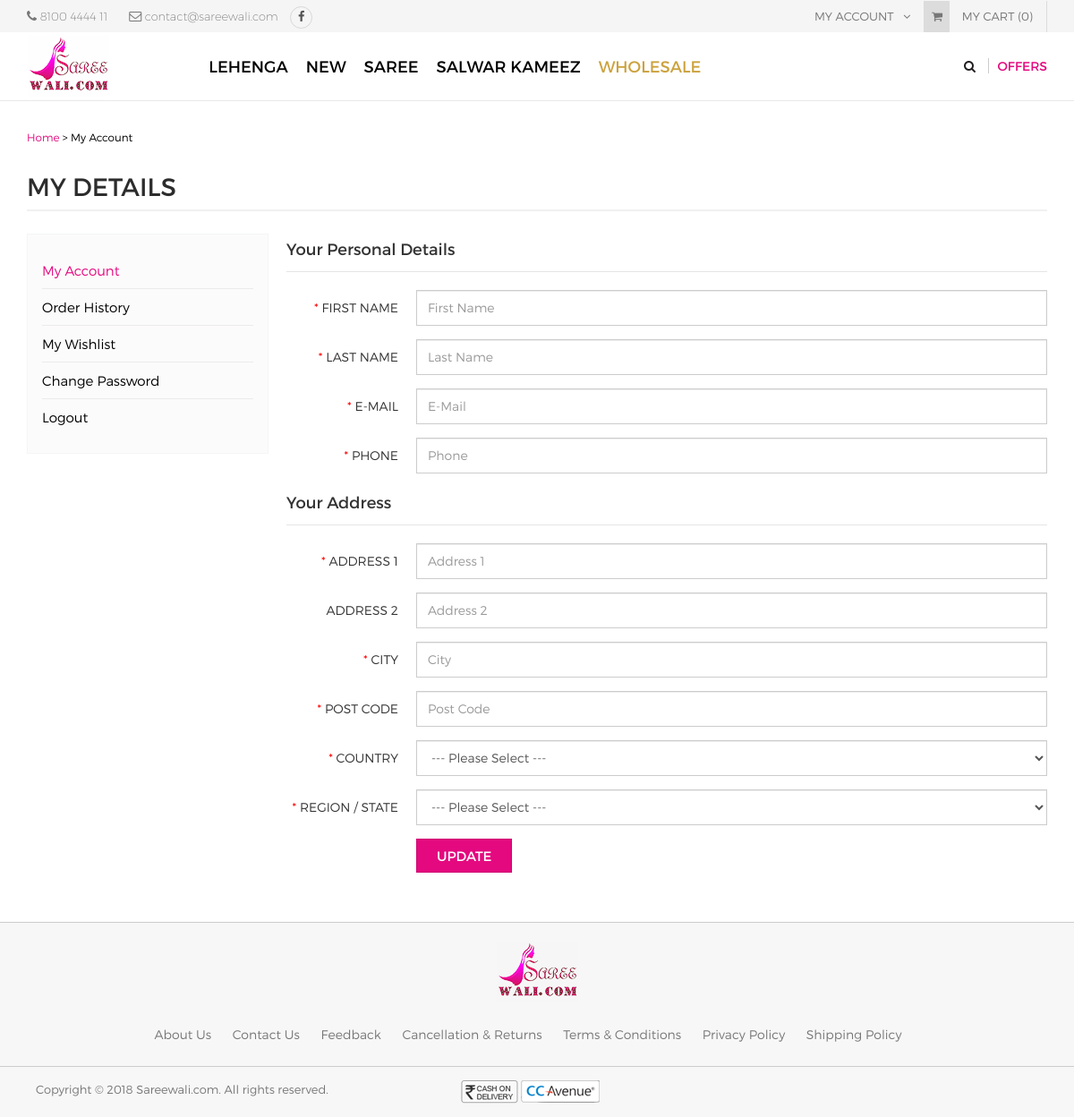
The page /index.php/home/myaccount on the database its author committed.
### tables this page shows
CREATE TABLE `saree_admin` (
  `admin_id` int(11) NOT NULL,
  `username` varchar(255) NOT NULL,
  `email` varchar(255) NOT NULL,
  `password` varchar(255) NOT NULL,
  `original_password` varchar(255) NOT NULL,
  `contact_no` varchar(255) NOT NULL,
  `address` text NOT NULL,
  `is_active` int(11) NOT NULL
);

CREATE TABLE `saree_entity` (
  `entity_id` int(11) NOT NULL,
  `name` varchar(255) NOT NULL,
  `description` tinytext NOT NULL,
  `image_path` varchar(255) NOT NULL,
  `slug` varchar(255) NOT NULL,
  `level` int(11) NOT NULL,
  `parent_id` int(11) NOT NULL,
  `sort_order` int(11) NOT NULL,
  `is_special` enum('Y','N') NOT NULL DEFAULT 'N',
  `status` enum('Y','N') NOT NULL DEFAULT 'N',
  `date_added` int(11) NOT NULL,
  `date_modified` int(11) NOT NULL
);

CREATE TABLE `saree_settings` (
  `settings_id` int(11) NOT NULL,
  `sitename` varchar(255) NOT NULL,
  `siteaddress` varchar(255) NOT NULL,
  `logoname` varchar(255) NOT NULL,
  `logopathname` varchar(255) NOT NULL,
  `facebook_page_url` varchar(255) NOT NULL,
  `date_added` int(11) NOT NULL
);

### application/models/Defaultdata.php (called while the page is built, shortened)
<?php
class Defaultdata extends CI_Model {
	private $mydata = array();
	public function getFrontendDefaultData()
	{
		$this->mydata["tot_segments"] = $this->getUrlSegments();
		$this->mydata['general_settings'] = $this->grabSettingData();
		$this->mydata["modal"] = $this->load->view('partials/modal', null, true);
		$this->mydata['admin_profile'] = $this->grabProfileData();
		$this->mydata['final_tree'] = $this->grabTree();
		$this->mydata['prd_cat'] = $this->entitydata->grab_entity(array("level" => "1", "status" => "Y"));
		$this->data = $this->mydata;
		$this->headerdata = $this->mydata;
		$this->data["header"] = $this->load->view('partials/header', $this->headerdata, true);
		$this->data["head"] = $this->load->view('partials/head', null, true);
		$this->data["upper_footer"] = $this->load->view('partials/upper_footer', $this->headerdata, true);
		$this->data["footer"] = $this->load->view('partials/footer', null, true);
		$this->data["foot"] = $this->load->view('partials/foot', null, true);
		return $this->data;
	}
	public function grabTree(){
		$tree = $this->entitydata->grab_entity(array("level !=" => "0", "status" => "Y"), array(), array(), array("sort_order" => "asc"));
		$recArr = array();
		if(!empty($tree)){
			foreach($tree as $tr){
				$recArr[$tr->entity_id] = $tr;
			}
		}
		if(!empty($tree)){
			foreach($tree as $tr){
				if(isset($recArr[$tr->parent_id])){
					$final_tree[$tr->name.'_'.$tr->is_special.'_'.$tr->slug] = $recArr[$tr->parent_id]->name.'_'.$tr->is_special.'_'.$tr->slug;
				}else{
					$final_tree[$tr->name.'_'.$tr->is_special.'_'.$tr->slug] = null;
				}
			}
		}
		return $this->defaultdata->parseTree($final_tree);
	}
	public function getUrlSegments()
	{
		$all_segment=$this->uri->segment_array();
		return $all_segment;
	}
	public function grabSettingData(){
		$query = $this->db->get(TABLE_SETTINGS);
		return $query->row();
	}
	public function grabProfileData(){
		$query = $this->db->get(TABLE_ADMIN);
		return $query->row();
	}
	public function parseTree($tree, $root = null) {
        $return = array();
        foreach($tree as $child => $parent) {
            if($parent == $root) {
                unset($tree[$child]);
                $return[] = array(
                    'name' => $child,
                    'children' => $this->parseTree($tree, $child)
                );
            }
        }
        return empty($return) ? null : $return;
    }
}
?>

### application/controllers/Home.php (called while the page is built, shortened)
<?php
	class Home extends CI_Controller {
		public $data = array();
		public function __construct(){
			$this->load->model('bannerdata');
			$this->load->model('entitydata');
			$this->load->model('userdata');
			$this->load->model('productdata');
			$this->load->model('adsdata');
			$this->data = $this->defaultdata->getFrontendDefaultData();
		}
		public function myaccount(){
			$this->load->library('breadcrumb');
			$this->breadcrumb->add('Home', base_url());
			$this->breadcrumb->add('My Account', base_url('myaccount'));
			$this->data['breadcrumb'] = $this->breadcrumb->output();
			$this->data['sidebar'] = $this->load->view('partials/sidebar', null, true);
			if($this->session->userdata('has_error')){
				$user = (object)$this->session->userdata;
				$this->data['user'] = $user;
			}else{
				$user = $this->userdata->grab_user_details(array("user_id" => $this->session->userdata('user_id')));
				$user = $user[0];
				$this->data['user'] = $user;
			}
			$country = $this->defaultdata->grabCountryData();
			$this->data['country'] = $country;
			$this->load->view('myaccount', $this->data);
		}
	}
?>

### index.php (called while the page is built, shortened)
<?php
require_once BASEPATH.'core/CodeIgniter.php';

### application/models/Entitydata.php (called while the page is built, shortened)
<?php
class Entitydata extends CI_Model {
	public function grab_entity($cond = array(), $like = array(), $limit = array(), $order_by = array()){
		if(!empty($cond)){
			$this->db->where($cond);
		}
		if(!empty($order_by)){
			foreach($order_by as $key => $val){
				$this->db->order_by($key, $val);
			}
		}else{
			$this->db->order_by('date_added','desc');
		}
		$query = $this->db->get(TABLE_ENTITY);
		return $query->result();
	}
}

### application/models/Userdata.php (called while the page is built, shortened)
<?php
class Userdata extends CI_Model {
	public function grab_user_details($cond = array(), $limit = array(), $like = array(), $where = null){
		if(!empty($cond)){
			$this->db->where($cond);
		}
		$this->db->order_by('date_added','desc');
		$query = $this->db->get(TABLE_USER);
		return $query->result();
	}
}

### application/views/myaccount.php (the view, shortened to what this page needs)
      <?php echo $head; ?>
      <?php echo $header; ?>
      <section class="breadcrumbs">
        <div class="container">
          <?php echo $breadcrumb;?>
        </div>
      </section>
      <section class="page-container">
  <div class="container checkoutPage">
       <div class="page-content">
          <h1 class="page-title">My Details</h1>
             <div class="row">
                <?php
                  echo $sidebar;
                ?>
                <div class="col-md-9">
                  <form id="frmProfile" class="form-horizontal" method="post" action="<?php echo base_url('home/update_account');?>" novalidate>
              <fieldset id="account">
                <legend>Your Personal Details</legend>
                <div class="form-group required">
                  <label class="col-sm-2 control-label" for="input-firstname">First Name</label>
                  <div class="col-sm-10">
                    <input name="first_name" placeholder="First Name" id="first_name" value="<?php echo $user->first_name;?>" class="form-control" type="text">
                  </div>
                </div>
                <div class="form-group required">
                  <label class="col-sm-2 control-label" for="input-lastname">Last Name</label>
                  <div class="col-sm-10">
                    <input name="last_name" placeholder="Last Name" id="last_name" value="<?php echo $user->last_name;?>" class="form-control" type="text">
                  </div>
                </div>
                <div class="form-group required">
                  <label class="col-sm-2 control-label" for="input-email">E-Mail</label>
                  <div class="col-sm-10">
                    <input name="email" placeholder="E-Mail" id="email" value="<?php echo $user->email;?>" class="form-control" type="email">
                  </div>
                </div>
                <div class="form-group required">
                  <label class="col-sm-2 control-label" for="input-telephone">Phone</label>
                  <div class="col-sm-10">
                    <input name="phone" placeholder="Phone" id="phone" value="<?php echo $user->phone;?>" class="form-control" type="tel">
                  </div>
                </div>
              </fieldset>
              <fieldset id="address">
                <legend>Your Address</legend>
                <div class="form-group required">
                  <label class="col-sm-2 control-label" for="input-address-1">Address 1</label>
                  <div class="col-sm-10">
                    <input name="address1" placeholder="Address 1" id="address1" value="<?php echo $user->address1;?>" class="form-control" type="text">
                  </div>
                </div>
                <div class="form-group">
                  <label class="col-sm-2 control-label" for="input-address-2">Address 2</label>
                  <div class="col-sm-10">
                    <input name="address2" placeholder="Address 2" id="address2" value="<?php echo $user->address2;?>" class="form-control" type="text">
                  </div>
                </div>
                <div class="form-group required">
                  <label class="col-sm-2 control-label" for="input-city">City</label>
                  <div class="col-sm-10">
                    <input name="city" placeholder="City" id="city" value="<?php echo $user->city;?>" class="form-control" type="text">
                  </div>
                </div>
                <div class="form-group required">
                  <label class="col-sm-2 control-label" for="input-postcode">Post Code</label>
                  <div class="col-sm-10">
                    <input name="post_code" placeholder="Post Code" id="post_code" value="<?php echo $user->post_code;?>" class="form-control" type="text">
                  </div>
                </div>
                <div class="form-group required">
                  <label class="col-sm-2 control-label" for="input-country">Country</label>
                  <div class="col-sm-10">
                    <select name="country_id" id="country" class="form-control">
                      <option value=""> --- Please Select --- </option>
                                         </select>
                  </div>
                </div>
                <div class="form-group required">
                  <label class="col-sm-2 control-label" for="input-zone">Region / State</label>
                  <div class="col-sm-10">
                    <select name="state_id" id="state" class="form-control">
                      <option value=""> --- Please Select --- </option>
                    </select>
                  </div>
                </div>
                 <div class="form-group">
                  <label class="col-sm-2 control-label" for="input-email"></label>
                  <div class="col-sm-10">
                    <button type="submit" id="update-btn" class="websiteBtn">Update</button>
                  </div>
                </div>
              </fieldset>
            </form>
                </div>
             </div>
          </div>
        </div>
</section>
    <?php echo $footer; ?>
    <?php echo $foot; ?>

### application/views/partials/header.php (shortened to what this page needs)
<header>
  <div class="header-top">
    <div class="container">
      <div class="row">
        <div class="col-md-6">
        	<span class="phone">
        		<i class="fa fa-phone"></i>
        		<a href="tel:<?php echo $admin_profile->contact_no;?>"><?php echo $admin_profile->contact_no;?></a>
        	</span>
        	<span class="email">
        		<i class="fa fa-envelope-o" aria-hidden="true"></i>
        		<a href="mailto:<?php echo $admin_profile->email;?>"><?php echo $admin_profile->email;?></a>
        	</span>
        	<span class="socal">
        		<a href="<?php echo $general_settings->facebook_page_url;?>" class="fbIcon" target="_blank">
        			<i class="fa fa-facebook" aria-hidden="true"></i>
        		</a>
        	</span>
        </div>
        <div class="col-md-6">
          <ul class="tb_right">
            <li> <a href="javascript:void(0)">My Account <i class="fa fa-angle-down" aria-hidden="true"></i></a>
            </li>
            <li class="topCart"><a href="javascript:void(0)"><i class="fa fa-shopping-cart" aria-hidden="true"></i> My Cart (0)</a>
            </li>
          </ul>
        </div>
      </div>
    </div>
  </div>
  <div class="header-area">
    <div class="container">
      <div class="row">
        <div class="col-md-2 logo"><a href="<?php echo base_url(); ?>" title=""><img src="<?php echo base_url(); ?>uploads/logo/logo.png" /></a></div>
        <div class="col-md-10 headerRight">
          <div class="menu-container">
            <div class="menu">
              <?php
                  function printTree($tree) {
                    if(!is_null($tree) && count($tree) > 0) {
                            echo '<ul>';
                            foreach($tree as $node) {
                                $name = explode("_", $node['name']);
                                if(!empty($node['children'])){
                                  if($name[1] == 'Y'){
                                    echo '<li><a class="coutreNav" href="'.base_url('product-list/'.$name[2]).'">'.$name[0].'</a>';
                                  }else{
                                    echo '<li><a href="'.base_url('product-list/'.$name[2]).'">'.$name[0].'</a>';
                                  }
                                }else{
                                  if($name[1] == 'Y'){
                                    echo '<li><a class="coutreNav" href="'.base_url('product-list/'.$name[2]).'">'.$name[0].'</a>';
                                  }else{
                                    echo '<li><a href="'.base_url('product-list/'.$name[2]).'">'.$name[0].'</a>';
                                  }
                                }
                                echo '</li>';
                            }
                            echo '</ul>';
                        }
                    }
                    printTree($final_tree);
                ?>
            </div>
          </div>
          <div class="menu-right"> <span class="search"><a href="javascript:void(0)"><i class="fa fa-search" aria-hidden="true"></i></a>
            </span> <span class="offer"><a href="products.html">Offers</a></span> </div>
          <div class="clearfix"></div>
        </div>
        <div class="clearfix"></div>
      </div>
    </div>
  </div>
</header>

### application/views/partials/footer.php (shortened to what this page needs)
<div class="footer-bottom">
  <div class="container">
    <div class="footer-logo"><img src="<?php echo base_url(); ?>uploads/logo/logo.png" /></div>
    <ul class="footer-content">
      <li><a href="<?php echo base_url('about'); ?>">About Us</a></li>
      <li><a href="<?php echo base_url('contact'); ?>">Contact Us</a></li>
      <li><a href="<?php echo base_url('feedback'); ?>">Feedback</a></li>
      <li><a href="<?php echo base_url('return'); ?>">Cancellation & Returns</a></li>
      <li><a href="<?php echo base_url('term'); ?>">Terms & Conditions</a></li>
      <li><a href="<?php echo base_url('privacy'); ?>">Privacy Policy</a></li>
      <li><a href="<?php echo base_url('shipping'); ?>">Shipping Policy</a></li>
    </ul>
  </div>
</div>
<div class="copyright">
  <div class="container">
    <div class="copy-left col-xs-12 col-md-5">Copyright © 2018 <?php echo ucfirst(rtrim(preg_replace("(^https?://www.)", "",$general_settings->siteaddress), '/'));?>. All rights reserved.</div>
    <ul class="foot-paymen col-xs-12 col-md-5">
      <img src="<?php echo base_url(); ?>resources/images/payment-option.png" alt="" />
    </ul>
  </div>
</div>

### rows shown on the page
saree_admin: contact_no "8100 4444 11", email "contact@sareewali.com"
saree_entity: name "LEHENGA"
saree_entity: name "NEW"
saree_entity: name "SAREE"
saree_entity: name "SALWAR KAMEEZ"
saree_entity: name "WHOLESALE"
saree_settings: siteaddress "Sareewali.com"

### other values the page prints
$crumb['title'] "Home"
$crumb['title'] "My Account"
